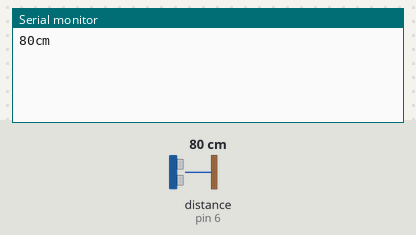
The sketch below on a simulated Arduino Uno, built with avr-gcc and run on an emulated ATmega328P. Parts: the last lines printed to the serial monitor. Wiring (inferred from the names in the program): ultrasonic range finder: trigger pin 5; echo pin 6. The inputs (shaded band) are chosen by the test bench; at power-on: distance to the obstacle (sensor on pin 6) 80 cm. The echo pulse lasts 58.3 µs per cm.

Above: at 1.2 s.
1.3 s: distance to the obstacle (sensor on pin 6) set to 2 cm
At 3.1 s:
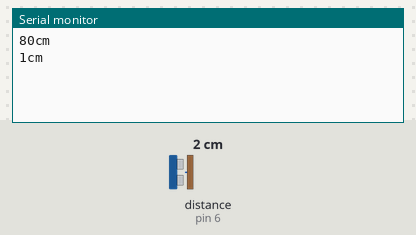
4.1 s: distance to the obstacle (sensor on pin 6) set to 4 cm
At 5.2 s:
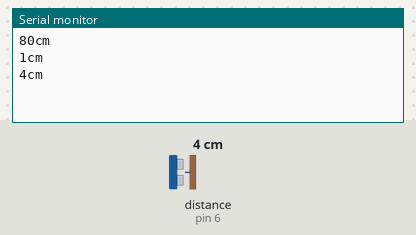
Timing chart, 0 to 7.1 s (numbered marks = the images above; inputs shaded):
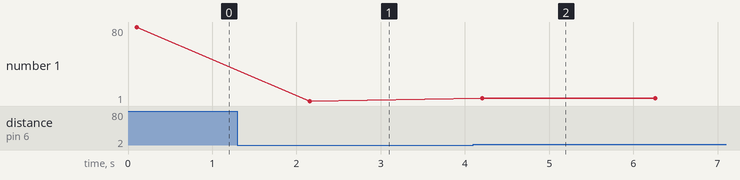

Measured:
- after the input at 1.3 s, the serial monitor: prints a new line after 0.86 s (image 1)
- after the input at 4.1 s, the serial monitor: prints a new line after 0.11 s (image 2)
- plotted number 1: 80 → 1 after the input at 1.3 s, 1 → 4 after the input at 4.1 s

The sketch:

HYSRF05.ino
```cpp
#include "HYSRF05.h"

#define SONAR_TRIG_PIN 5
#define SONAR_ECHO_PIN 6

HYSRF05 sonar(SONAR_TRIG_PIN,SONAR_ECHO_PIN);

void setup() {
  sonar.setup();
  Serial.begin(9600);
}

void loop() {

  Serial.print(sonar.scan());
  Serial.println("cm\n");
  delay(2000);
}
```

HYSRF05.cpp
```cpp
#include "HYSRF05.h"

HYSRF05::HYSRF05(uint8_t trigPin, uint8_t echoPin)
{
    this->trigPin=trigPin;
    this->echoPin=echoPin;
}

void HYSRF05::setup()
{
    pinMode(trigPin, OUTPUT);
    digitalWrite(trigPin, LOW);
    delay(50);
    pinMode(echoPin, INPUT);
}

int HYSRF05::scan()
{
    digitalWrite(trigPin, HIGH);
    delayMicroseconds(10);
    digitalWrite(trigPin, LOW);

    int ms=pulseIn(echoPin, HIGH);

    delay(50);

    return miliseconds2Centimeters(ms);
}

boolean HYSRF05::inRange(int centimeters)
{
    digitalWrite(trigPin, HIGH);
    delayMicroseconds(10);
    digitalWrite(trigPin, LOW);

    int ms=pulseIn(echoPin, HIGH);

    return (miliseconds2Centimeters(ms)<=centimeters);
}
```

HYSRF05.h
```cpp
#ifndef HYSRF05_H
#define HYSRF05_H

#include <Arduino.h>

class HYSRF05
{
    public:

        HYSRF05(uint8_t trigPin, uint8_t echoPin);

        void setup();

        //return distance, 450 if no obstacle detected
        int scan();

        //Return true if obstacle detected in this range
        boolean inRange(int centimeters);

    private:

        uint8_t trigPin, echoPin;

        inline int const miliseconds2Centimeters(int ms){ return (ms/58); };
        inline int const centimeters2Miliseconds(int cm){ return (cm*58); };
};

#endif
```
